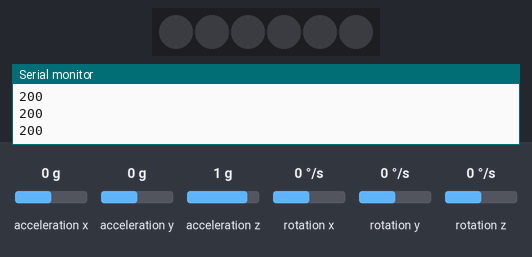
This sketch was run on a simulated Arduino Uno, built with avr-gcc and run on an emulated ATmega328P. On the bench: 6 RGB LEDs in strip order, left to right, the last lines printed to the serial monitor. The inputs (shaded band) are chosen by the test bench; at power-on: acceleration x 0 g, acceleration y 0 g, acceleration z 1 g, rotation x 0 °/s, rotation y 0 °/s, rotation z 0 °/s. No radio packets arrive unless stated.

Above: at 1.2 s.
1.3 s: acceleration x set to 0.8 g
At 3.5 s:
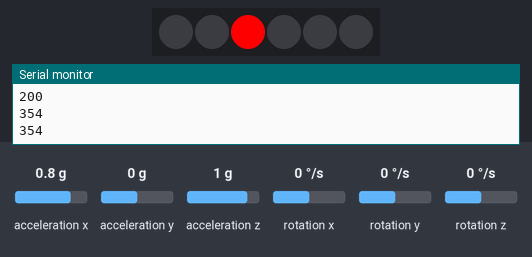
4.3 s: acceleration x set to -1.4 g
6.5 s: acceleration x set to 1.4 g
At 8.3 s:
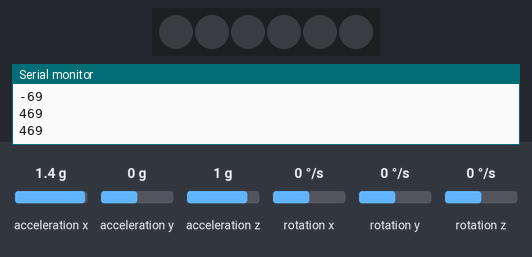
Timing chart, 0 to 15.5 s (numbered marks = the images above; inputs shaded):
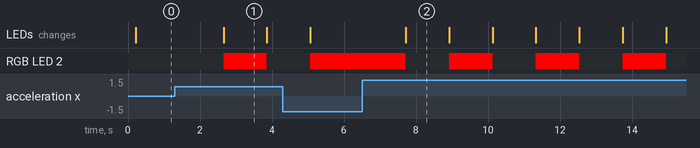

Measured:
- after the input at 1.3 s, RGB LED 2: off → RGB(255, 0, 0) after 1.4 s, → off 1.2 s later; the LEDs: change after 1.4 s (image 1)
- after the input at 6.5 s, RGB LED 2: alternates RGB(255, 0, 0) for 1.2 s and off for 1.2 s, starting after 1.2 s; the LEDs: change after 1.2 s (image 2)
- what the display in image 1 shows lasts 1.2 s, from 2.7 s to 3.9 s

The sketch:

Transmitter__Infinity_Gauntlet_.ino
```cpp
#include <SPI.h>        //SPI library for communicate with the nRF24L01+
#include "RF24.h"       //The main library of the nRF24L01+
#include "Wire.h"       //For communication
#include "I2Cdev.h"     //For communicate with MPU6050
#include "MPU6050.h"    //The main library of the MPU6050
#include <FastLED.h>

#define LED_PIN     10
#define NUM_LEDS    6

CRGB leds[NUM_LEDS];


//Define the object to access and cotrol the Gyro and Accelerometer (We don't use the Gyro data)
MPU6050 mpu;
int16_t ax, ay, az;
int16_t gx, gy, gz;

//Define packet for the direction (X axis and Y axis)
int data1;
int data2;

boolean t= false;

//Define object from RF24 library - 7 and 8 are a digital pin numbers to which signals CE and CSN are connected.
RF24 radio(7,8);

//Create a pipe addresses for  communication
const uint64_t pipe = 0xE8E8F0F0E1LL;

void setup(){

FastLED.addLeds<WS2812, LED_PIN, GRB>(leds, NUM_LEDS);
Serial.begin(9600);
Wire.begin();
Serial.println(mpu.testConnection() ? "Connected" : "Connection failed");
mpu.initialize();              //Initialize the MPU object
radio.begin();                 //Start the nRF24 communicate
radio.openWritingPipe(pipe);   //Sets the address of the receiver to which the program will send data.
}

void loop(){

//With this function, the acceleration and gyro values of the axes are taken.
mpu.getMotion6(&ax, &ay, &az, &gx, &gy, &gz);

 //In two-way control, the X axis (data [0]) of the MPU6050 allows the robot to move forward and backward.
 //Y axis (data [0]) allows the robot to right and left turn.
data1 = map(ax,-17000 , 17000, 0, 400 ); //Send X axis data


Serial.println(data1);
delay(200);


if(data1 > 340){
  t=!t;
  delay(1000);
}
if(t==true) {
  leds[2] = CRGB(255, 0, 0);
} else {
leds[2] = CRGB(0, 0, 0);
}
FastLED.show();

radio.write(&data1, sizeof(data1));


}
```
